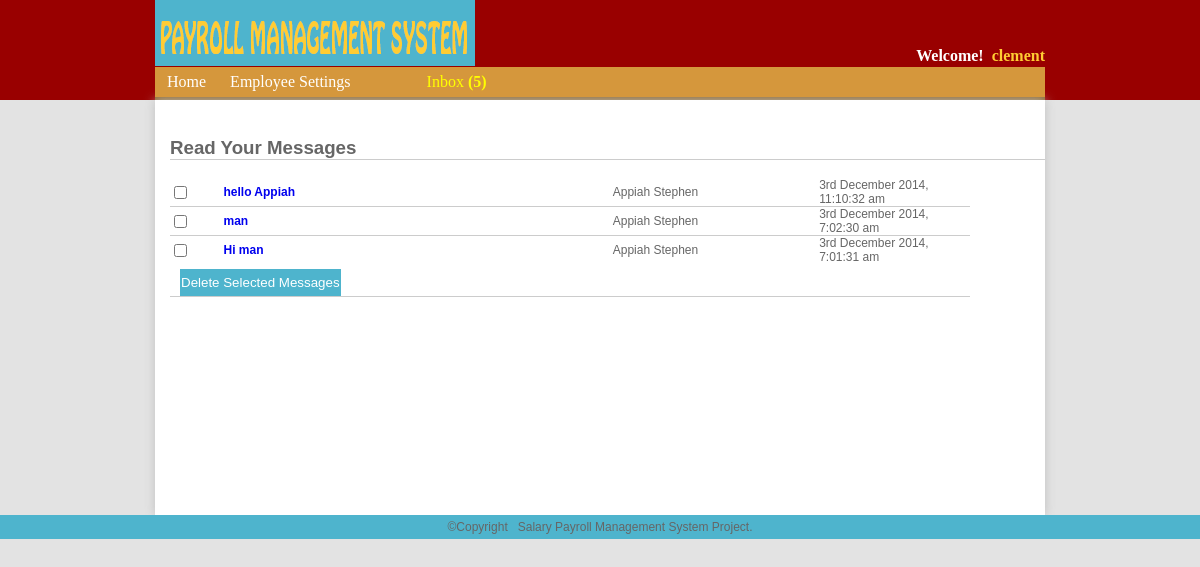
The app's page /admin-inbox.php (signed in) with its own data.
### tables this page shows
CREATE TABLE IF NOT EXISTS `inbox` (
  `inboxId` int(11) NOT NULL AUTO_INCREMENT,
  `empId` int(11) NOT NULL,
  `username` varchar(255) NOT NULL,
  `title` varchar(255) NOT NULL,
  `content` longtext NOT NULL,
  `viewed` enum('0','1') NOT NULL DEFAULT '0',
  `recievedDate` varchar(255) NOT NULL,
  PRIMARY KEY (`inboxId`)
);

### core/usersFunction.php (called while the page is built, shortened)
<?php
$sql = @mysql_query("SELECT COUNT(inboxId) AS numbers,employee.empId FROM inbox
    	JOIN employee ON employee.empId=inbox.empId WHERE employee.empId='".$_SESSION['empId']."'");
 		$result=mysql_fetch_assoc($sql);
 		$inboxMessagesTotal=$result['numbers'];
?>

### core/initForMainLogPage.php (called while the page is built, shortened)
<?php
include 'core/usersFunction.php';
?>

### admin-inbox.php (the view, shortened to what this page needs)
<?php
include 'core/initForMainLogPage.php';
?>
<?php include 'includes/adminHeadAll.php';?>
<header>
 <?php include 'includes/adminMenu.php';?>
  </header>
  <div class="container">
  <br/>
	<h3>Read Your Messages</h3>
    <?php
    $sql = "SELECT inboxId,inbox.username AS username,title,content,viewed,recievedDate, admin.empId FROM inbox
    	JOIN admin ON admin.empId='".$_SESSION['empId']."' WHERE admin.empId=inbox.empId ORDER BY inboxId DESC LIMIT 1000";
		$result=mysql_query($sql);
	?>
      <?php
	while($rows=mysql_fetch_array($result)){
    ?>
    <?php if($rows['viewed']==0){ ?>
 <div class="inbox-outbox"> <table cellpadding="0" cellspacing="0" border="0">
  <form action="" method="post">
    <tr>
   <td width="50" height="21"><input type="checkbox" name="checkbox" value="<?php echo $rows['inboxId']; ?>"></td>
    <td width="364" align="left"><a href="admin-view-inbox.php?in=<?php echo $rows['inboxId'];?>"><b><?php echo $rows['title']?></b></a></td>
      <td width="193" align="left"><?php echo $rows['username'];?></td>
     <td width="141"><?php echo $rows['recievedDate'];?></td>
    </tr>
    <?php
	}else if($rows['viewed']==1){
		?>
        <tr>
   <td><input type="checkbox" name="checkbox" value="<?php echo $rows['inboxId']; ?>"></td>
    <td><a href="admin-view-inbox.php?in=<?php echo $rows['inboxId'];?>"><?php echo $rows['title']?></a></td>
     <td><?php echo $rows['username'];?></td>
       <td><?php echo $rows['recievedDate'];?></td>
    </tr>
    <tr><td></td><td></td></tr>
    <?php
	}
	}
	?>
    <tr>
    <td colspan="3" align="left"><?php if ($inboxMessagesTotal > 0){ ?><input type="submit"  value="Delete Selected Messages" class="submit-delete-message">
    	<?php }else{ echo 'There are no messages in your inbox';} ?>
    </td>
    </tr>
	</form>
   </table>
   </div>
 </div>
	 <?php include 'includes/footerAll.php';?>
</body>
</html>

### css/adminStyle.css (style rules this page uses)
body { margin:0; padding:0; background:#e3e3e3; font: 100% Georgia, "Times New Roman", Times, serif; }
.container { width:875px; margin:auto; background:white; padding-left:15px; padding-bottom:15px; min-height:400px; -webkit-box-shadow:0px 0px 10px #c0c0c0; -moz-box-shadow:0px 0px 10px #c0c0c0; box-shadow:0px 0px 10px #c0c0c0; }
header { width:890px; margin:auto; height:33px; background:#D5973C; margin-top:-33px; z-index:1; }
h3 { border-bottom:1px solid #CCC; color:#666; font-family:"Arial Black", Gadget, sans-serif; }
.inbox-outbox table { border-bottom:1px solid #CCC; color:#666; font-family:"Arial Black", Gadget, sans-serif; font-size:12px; width:800px; }
.inbox-outbox a:link { text-decoration:none; display:block; }

### records on screen
inbox: title "hello Appiah", username "Appiah Stephen", recievedDate "3rd December 2014, 11:10:32 am"
inbox: title "man", username "Appiah Stephen", recievedDate "3rd December 2014, 7:02:30 am"
inbox: title "Hi man", username "Appiah Stephen", recievedDate "3rd December 2014, 7:01:31 am"

### other values on screen
$usernameData "clement"
$inboxMessageNew "5"
